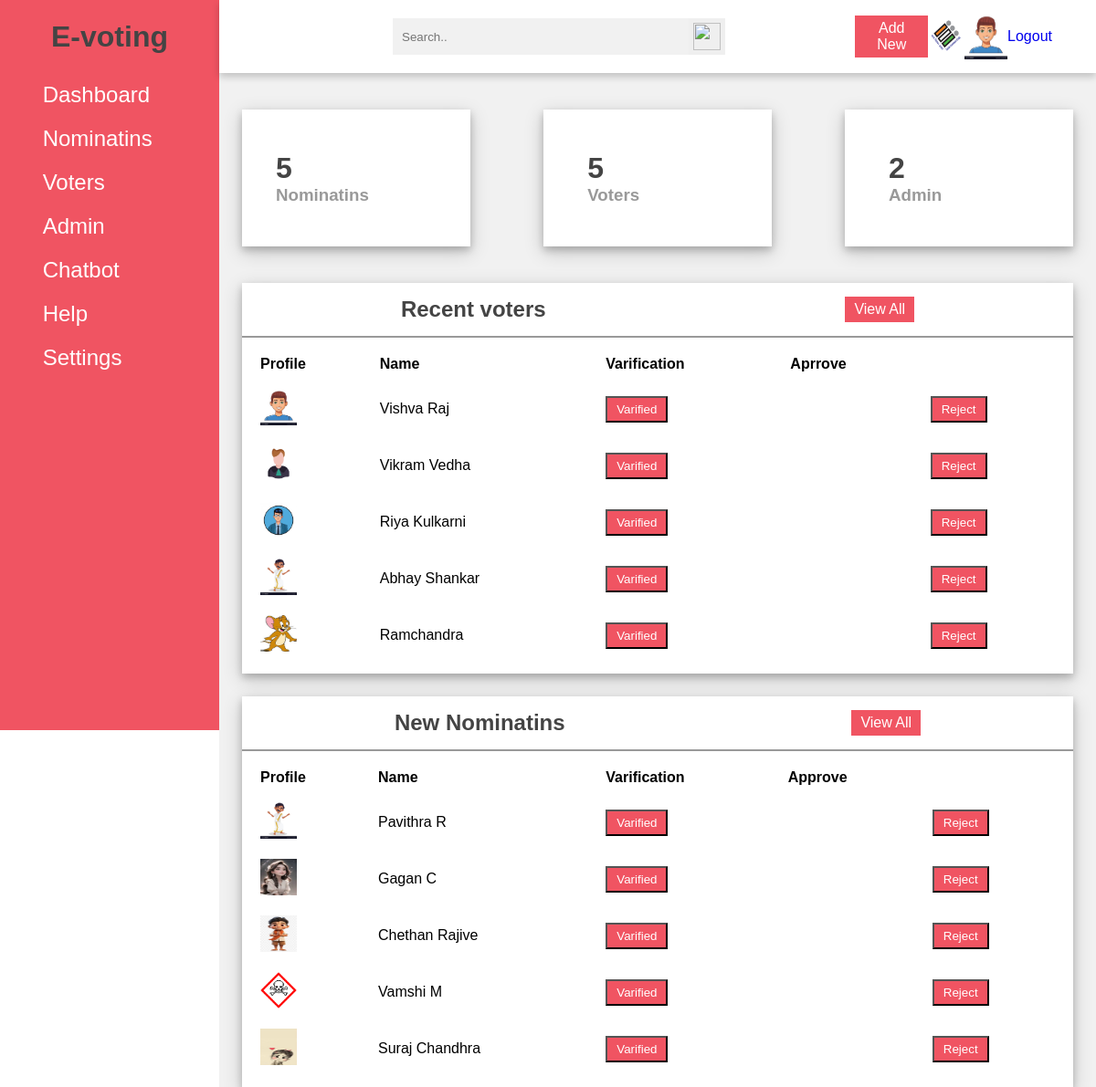
Screenshot of /partials/admindashboard.php (signed in) with the database file from the repository.
### tables this page shows
create table user_detailes(
    id int(10) not null  primary key,
    fullname varchar(25),
    username varchar(20),
    usertype enum('voter', 'nominee', 'admin'),
    password varchar(50),
    photo varchar(100)
    );

### partials/admindashboard.php (the view, shortened to what this page needs)
<?php
$data=$_SESSION['data'];
include('../actions/connect.php');
                        $sqlv="select ud.id,ud.fullname,ud.username,ud.usertype,ud.password,
                        ud.photo,ued.email,ued.phone,ued.dob,ued.state,ued.gender,ued.tc,
                        s.sequrity_question,s.sequrity_answer,vs.status,v.symbol,v.vote,
                        v.nota,va.varified,va.approve from user_detailes ud,user_extra_detailes ued,
                        sequrity s,vote_status vs,votes v,varify_and_approve va where ud.id=ued.id
                       and ud.id=s.id and ud.id=vs.id and ud.id=v.id and ud.id=va.id and ud.usertype='voter';";
                        $voterdata=mysqli_query($connect,$sqlv);
                        $voterdata=$_SESSION['$voterdata'];
$sqln="select ud.id,ud.fullname,ud.username,ud.usertype,ud.password,
ud.photo,ued.email,ued.phone,ued.dob,ued.state,ued.gender,ued.tc,
s.sequrity_question,s.sequrity_answer,vs.status,v.symbol,v.vote,
v.nota,va.varified,va.approve from user_detailes ud,user_extra_detailes ued,
sequrity s,vote_status vs,votes v,varify_and_approve va where ud.id=ued.id
and ud.id=s.id and ud.id=vs.id and ud.id=v.id and ud.id=va.id and ud.usertype='nominee';";
$nomineedata=mysqli_query($connect,$sqln);
$nomineedata=$_SESSION['$nomineedata'];
?>
<?php
$admindata=$_SESSION['$admindata'];
?>
<!DOCTYPE html>
<html lang="en">
<head>
    <link rel="stylesheet" href="../styling/admindashboard.css">
</head>
<body>
    <div class="side-menu">
        <div class="brand-name">
            <h1>E-voting</h1>
        </div>
        <ul>
            <li><img src="dashboard (2).png" alt="">&nbsp; <span>Dashboard</span> </li>
            <li><img src="reading-book (1).png" alt="">&nbsp;<span>Nominatins</span> </li>
            <li><img src="teacher2.png" alt="">&nbsp;<span>Voters</span> </li>
            <li><img src="school.png" alt="">&nbsp;<span>Admin</span> </li>
            <li><img src="payment.png" alt="">&nbsp;<span>Chatbot</span> </li>
            <li><img src="help-web-button.png" alt="">&nbsp; <span>Help</span></li>
            <li><img src="settings.png" alt="">&nbsp;<span>Settings</span> </li>
        </ul>
    </div>
    <div class="container">
        <div class="header">
            <div class="nav">
                <div class="search">
                    <input type="text" placeholder="Search..">
                    <button type="submit"><img src="" alt=""></button>
                </div>
                <div class="user">
                    <a href="../partials/registration.html" class="btn">Add New</a>
                    <img src="../resources/images/logo.png" alt="">
                    <div class="img-case">
                        <img src="../uploads/profiles/<?php echo $data['photo']?>" alt="user image">
                    </div>
                    <a href="../actions/logout.php" class="navmenu-link">Logout</a>
                </div>
            </div>
        </div>
        <div class="content">
            <div class="cards">
                <div class="card">
                    <div class="box">
                        <h1><?php echo count($nomineedata)?></h1>
                        <h3>Nominatins</h3>
                    </div>
                </div>
                <div class="card">
                    <div class="box">
                        <h1><?php echo count($voterdata)?></h1>
                        <h3>Voters</h3>
                    </div>
                </div>
                <div class="card">
                    <div class="box">
                        <h1><?php echo count($admindata)?></h1>
                        <h3>Admin</h3>
                    </div>
                </div>
            </div>
            <div class="content-2">
                <div class="recent-payments">
                    <div class="title">
                        <h2>Recent voters</h2>
                        <a href="#" class="btn">View All</a>
                    </div>
                    <table>
                        <tr>
                            <th>Profile</th>
                            <th>Name</th>
                            <th>Varification</th>
                            <th>Aprrove</th>
                        </tr>
                        <?php
                        if(isset($_SESSION['$voterdata'])){
                            $voterdata=$_SESSION['$voterdata'] ;
                            for($i=0;$i<count($voterdata);$i++){
                        ?>
                         <tr>
                         <td> <img class="table-photo" src="../uploads/profiles/<?php echo $voterdata[$i]['photo'] ?>" alt="Group image1" class="table-photo"></td>
                         <td><?php echo $voterdata[$i]['fullname'] ?></td>
                            <td>
                            <form action="../actions/varify.php" method="post">
                                    <?php
                                if($voterdata[$i]['varified']==1){
											?>
											<img class="voted_suc table-photo" src="../resources/images/voted_suc.png" alt="Varifed">
											<?php
										}else{
                                            if(($voterdata[$i]['varified']!==2) and ($voterdata[$i]['varified']==0) ){
												?>
												<button class="btn" type="submit" onclick=confirm()>Varified</button>
										<?php
										}}
										?>
                                         </form>
                                        </td>
                            <td>
										?></td>
                            <td>
                            <form action="../actions/reject.php" method="post">
                                    <?php
										if($voterdata[$i]['varified']==0){
											?>
											<button class="btn" type="submit" onclick=confirm()>Reject</button>
											<?php
										}
												?>
								   </form>
                            </td>
                        </tr>
                        <?php
                        }
                    }
                        ?>
                    </table>
                </div>
                <div class="new-students">
                    <div class="title">
                        <h2>New Nominatins</h2>
                        <a href="#" class="btn">View All</a>
                    </div>
                    <table>
                        <tr>
                            <th>Profile</th>
                            <th>Name</th>
                            <th>Varification</th>
                            <th>Approve</th>
                        </tr>
                        <tr>
                        <?php
                                if(isset($_SESSION['$nomineedata'])){
                                    $nomineedata=$_SESSION['$nomineedata'] ;
                                   for($i=0;$i<count($nomineedata);$i++){
                                ?>
                                <td> <img class="table-photo" src="../uploads/profiles/<?php echo $nomineedata[$i]['photo'] ?>" alt="Group image1"></td>
     	           				<td><?php echo $nomineedata[$i]['fullname'] ?></td>
                                <td>
                                <form action="../actions/varify.php" method="post">
                                    <?php
                                if($nomineedata[$i]['varified']==1){
											?>
											<img class="voted_suc table-photo" src="../resources/images/voted_suc.png" alt="Varifed">
											<?php
										}else{
                                            if(($nomineedata[$i]['varified']!==2) and ($nomineedata[$i]['varified']==0) ){
												?>
												<button class="btn" type="submit" onclick=confirm()>Varified</button>
										<?php
										}}
										?>
                                         </form>
                            </td>
                                <td>
										?></td>
                                <td>
									<form action="../actions/reject.php" method="post">
                                    <?php
										if($nomineedata[$i]['varified']==0){
											?>
											<button class="btn" type="submit" onclick=confirm()>Reject</button>
											<?php
										}
												?>
								   </form>
								</td>
     	           			</tr>
                            <?php
                                   }
                                }
                            ?>
                    </table>
                </div>
            </div>
        </div>
    </div>
</body>
</html>

### styling/admindashboard.css (style rules this page uses)
* { margin: 0; padding: 0; box-sizing: border-box; font-family: 'Poppins', sans-serif; }
body { min-height: 100vh; }
a { text-decoration: none; }
li { list-style: none; }
h1, h2 { color: #444; }
h3 { color: #999; }
.btn { background: #f05462; color: white; padding: 5px 10px; text-align: center; }
.title { display: flex; align-items: center; justify-content: space-around; padding: 15px 10px; border-bottom: 2px solid #999; }
table { padding: 10px; }
th, td { text-align: left; padding: 8px; }
.side-menu { position: fixed; background: #f05462; width: 20vw; min-height: 100vh; display: flex; flex-direction: column; }
.side-menu .brand-name { height: 10vh; display: flex; align-items: center; justify-content: center; }
.side-menu li { font-size: 24px; padding: 10px 40px; color: white; display: flex; align-items: center; }
.container { position: absolute; right: 0; width: 80vw; height: 100vh; background: #f1f1f1; }
.container .header { position: fixed; top: 0; right: 0; width: 80vw; height: 10vh; background: white; display: flex; align-items: center; justify-content: center; box-shadow: 0 4px 8px 0 rgba(0, 0, 0, 0.2); z-index: 1; }
.container .header .nav { width: 90%; display: flex; align-items: center; }
.container .header .nav .search { flex: 3; display: flex; justify-content: center; }
.container .header .nav .search input[type=text] { border: none; background: #f1f1f1; padding: 10px; width: 50%; }
.container .header .nav .search button { width: 40px; height: 40px; border: none; display: flex; align-items: center; justify-content: center; }
.container .header .nav .search button img { width: 30px; height: 30px; }
.container .header .nav .user { flex: 1; display: flex; justify-content: space-between; align-items: center; }
.container .header .nav .user img { width: 40px; height: 40px; }
.container .header .nav .user .img-case { position: relative; width: 50px; height: 50px; }
.container .header .nav .user .img-case img { position: absolute; top: 0; left: 0; width: 100%; height: 100%; }
.container .content { position: relative; margin-top: 10vh; min-height: 90vh; background: #f1f1f1; }
.container .content .cards { padding: 20px 15px; display: flex; align-items: center; justify-content: space-between; flex-wrap: wrap; }
.container .content .cards .card { width: 250px; height: 150px; background: white; margin: 20px 10px; display: flex; align-items: center; justify-content: space-around; box-shadow: 0 4px 8px 0 rgba(0, 0, 0, 0.2), 0 6px 20px 0 rgba(0, 0, 0, 0.19); }
.container .content .content-2 { min-height: 60vh; display: flex; justify-content: space-around; align-items: flex-start; flex-wrap: wrap; }
.container .content .content-2 .recent-payments { min-height: 50vh; flex: 5; background: white; margin: 0 25px 25px 25px; box-shadow: 0 4px 8px 0 rgba(0, 0, 0, 0.2), 0 6px 20px 0 rgba(0, 0, 0, 0.19); display: flex; flex-direction: column; }
.container .content .content-2 .new-students { flex: 2; background: white; min-height: 50vh; margin: 0 25px; box-shadow: 0 4px 8px 0 rgba(0, 0, 0, 0.2), 0 6px 20px 0 rgba(0, 0, 0, 0.19); display: flex; flex-direction: column; }
.container .content .content-2 .new-students table td:nth-child(1) img { height: 40px; width: 40px; }
.container .content .content-2 .recent-payments table td:nth-child(1) img { height: 40px; width: 40px; }
.table-photo { height: 40px; width: 40px; }

### rows the page displays
user_detailes: photo (picture), fullname "Vishva Raj"
user_detailes: photo (picture), fullname "Vikram Vedha"
user_detailes: photo (picture), fullname "Riya Kulkarni"
user_detailes: photo (picture), fullname "Abhay Shankar"
user_detailes: photo (picture), fullname "Ramchandra"
user_detailes: photo (picture), fullname "Pavithra R"
user_detailes: photo (picture), fullname "Gagan C"
user_detailes: photo (picture), fullname "Chethan Rajive"
user_detailes: photo (picture), fullname "Vamshi M"
user_detailes: photo (picture), fullname "Suraj Chandhra"

### other values shown
count($nomineedata) "5"
count($voterdata) "5"
count($admindata) "2"
